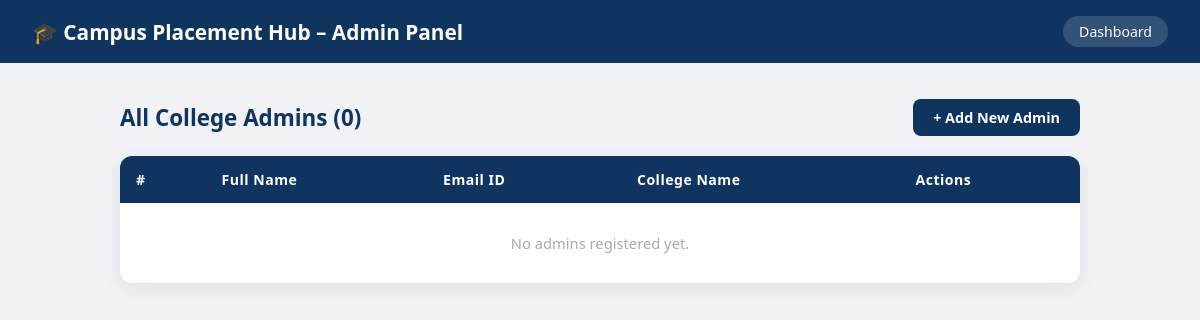
The app's page /college_admin/list/, older data.
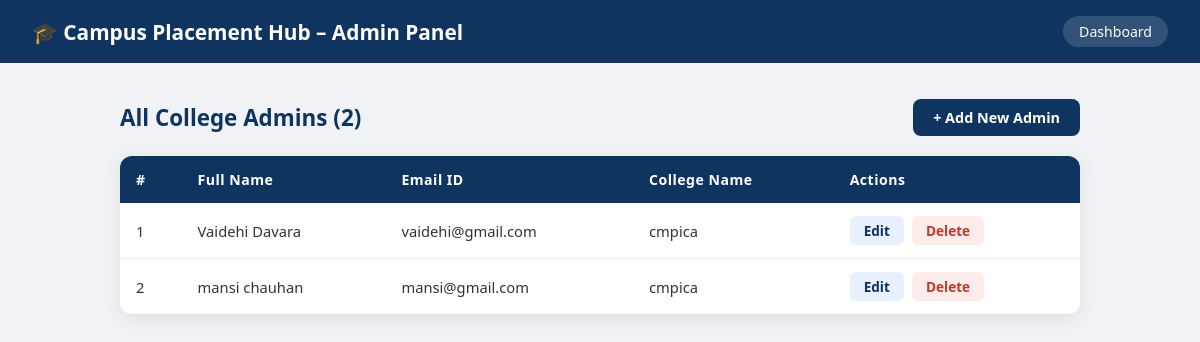
The same page, newer data.
### college_admin/models.py (models this page shows, shortened)
class CollegeAdmin(models.Model):
    user = models.OneToOneField('auth.User', on_delete=models.CASCADE, null=True, blank=True, related_name='collegeadmin_profile')
    full_name    = models.CharField(max_length=100)
    email        = models.EmailField(max_length=150, unique=True)
    password     = models.CharField(max_length=128)
    college_name = models.CharField(max_length=200)

### college_admin/views.py (the view)
# urls.py: path('list/', views.admin_list, name='admin_list'),
def admin_list(request):
    admins = CollegeAdmin.objects.all()
    return render(request, 'college_admin/admin_list.html', {'admins': admins})

### templates/college_admin/admin_list.html (shortened to what this page needs)
<!DOCTYPE html>
<html lang="en">
<head>
</head>
<body>
  <header>
    <h1>🎓 Campus Placement Hub – Admin Panel</h1>
    <a href="/college_admin/dashboard/">Dashboard</a>
  </header>
  <div class="container">
    <div class="top-bar">
      <h2>All College Admins ({{ admins|length }})</h2>
      <a href="/college_admin/register/" class="btn-add">+ Add New Admin</a>
    </div>
    <table>
      <thead>
        <tr>
          <th>#</th>
          <th>Full Name</th>
          <th>Email ID</th>
          <th>College Name</th>
          <th>Actions</th>
        </tr>
      </thead>
      <tbody>
        {% for admin in admins %}
        <tr>
          <td>{{ forloop.counter }}</td>
          <td>{{ admin.full_name }}</td>
          <td>{{ admin.email }}</td>
          <td>{{ admin.college_name }}</td>
          <td>
            <div class="action-btns">
              <a href="/college_admin/update/{{ admin.id }}/" class="btn-edit">Edit</a>
              <a href="/college_admin/delete/{{ admin.id }}/"
                 class="btn-delete"
                 onclick="return confirm('Delete {{ admin.full_name }}?')">Delete</a>
            </div>
          </td>
        </tr>
        {% empty %}
        <tr><td colspan="5" style="text-align:center; color:#aaa; padding:30px;">No admins registered yet.</td></tr>
        {% endfor %}
      </tbody>
    </table>
  </div>
</body>
</html>

Row changes from the older to the newer data that the page shows:
added CollegeAdmin: full_name "Vaidehi Davara", email "vaidehi@gmail.com", college_name "cmpica"
added CollegeAdmin: full_name "mansi chauhan", email "mansi@gmail.com", college_name "cmpica"
Text that changed along with them:
{{ admins|length }}: "0" → "2"
text no longer shown: "No admins registered yet."
